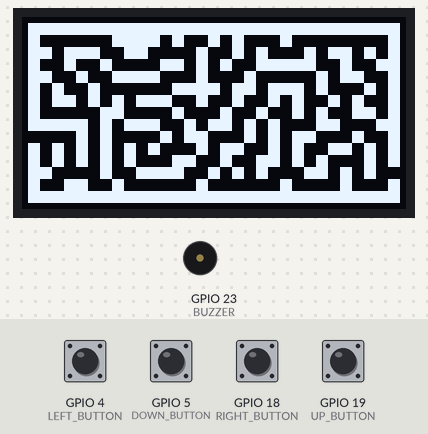
A sketch run on a simulated ESP32. Parts: 128×64 one-colour display, buzzer (waves = sounding, pin HIGH). The inputs (shaded band) are chosen by the test bench; at power-on: GPIO 4 (LEFT_BUTTON), GPIO 5 (DOWN_BUTTON), GPIO 18 (RIGHT_BUTTON), GPIO 19 (UP_BUTTON) HIGH. Random numbers use the default seed unless the sketch sets one.

Above: at 0.95 s.
1.3 s: GPIO 18 (RIGHT_BUTTON) pulled LOW for 0.15 s
2.0 s: GPIO 5 (DOWN_BUTTON) pulled LOW for 0.15 s
2.7 s: GPIO 5 (DOWN_BUTTON) pulled LOW for 1 s
4.3 s: GPIO 19 (UP_BUTTON) pulled LOW for 1 s
5.9 s: GPIO 18 (RIGHT_BUTTON) pulled LOW for 1 s
7.5 s: GPIO 4 (LEFT_BUTTON) pulled LOW for 1 s
Timing chart, 0 to 10.1 s (numbered marks = the images above; inputs shaded):
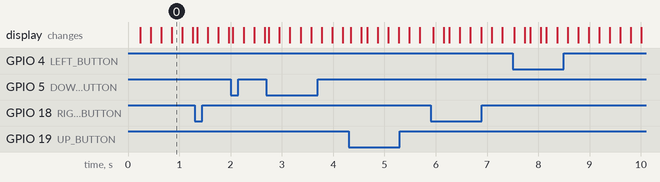

The sketch:

maze.ino
```cpp
#include <Adafruit_SSD1306.h>

typedef unsigned char loc;

const int  SCALE         = 4;
const loc  WIDTH         = 128 / SCALE - 1;
const loc  HEIGHT        = 64 / SCALE - 1;
const char WALL          = '#';
const char SPACE         = ' ';

const int  SCREEN_WIDTH  = 128;
const int  SCREEN_HEIGHT = 64;
const int  MOVE_INTERVAL = 300;
const int  FLASH_DELAY   = 200;

const int  SHIFT_LEFT    = (SCREEN_WIDTH - WIDTH * SCALE) / 2;
const int  SHIFT_TOP     = (SCREEN_HEIGHT - HEIGHT * SCALE) / 2;

const int  LEFT_BUTTON   = 4;
const int  RIGHT_BUTTON  = 18;
const int  UP_BUTTON     = 19;
const int  DOWN_BUTTON   = 5;

const int  BUZZER        = 23;

Adafruit_SSD1306 display(SCREEN_WIDTH, SCREEN_HEIGHT);
char maze[WIDTH * HEIGHT];

void get_neighbor(loc dir, loc x, loc y, loc* next_x, loc* next_y) {
  switch (dir) {
    case 0:  // Left
      *next_x = x - 1;
      *next_y = y;
      break;
    case 1:  // Right
      *next_x = x + 1;
      *next_y = y;
      break;
    case 2:  // Up
      *next_x = x;
      *next_y = y - 1;
      break;
    case 3:  // Down
      *next_x = x;
      *next_y = y + 1;
      break;
  }
}

loc get_end() {
  for (loc i = 0; i < HEIGHT; i++) {
    if (maze[WIDTH * i + WIDTH - 1] == SPACE) {
      return i;
    }
  }
  return HEIGHT;
}

bool is_valid(loc next_x, loc next_y, loc curr_x, loc curr_y) {
  if (next_x <= 0 ||
      next_y <= 0 ||
      next_x >= WIDTH ||
      next_y >= HEIGHT - 1) {
    return false;
  }
  if (next_x == WIDTH - 1) {
    loc end = get_end();
    if (end != HEIGHT && next_y != end) {
      return false;
    }
  }
  if (maze[WIDTH * next_y + next_x] == SPACE) {
    return false;
  }
  for (loc i = 0; i < 4; i++) {
    loc neighbor_x, neighbor_y;
    get_neighbor(i, next_x, next_y, &neighbor_x, &neighbor_y);
    if (neighbor_x == curr_x && neighbor_y == curr_y) {
      continue;
    }
    if (neighbor_x == WIDTH) {
      continue;
    }
    if (maze[WIDTH * neighbor_y + neighbor_x] == WALL) {
      continue;
    }
    return false;
  }
  return true;
}

class stack {
private:
  struct frame {
    loc dirs[4];
    loc x, y, i;
  };
  frame buf[WIDTH * HEIGHT];
  int idx;
public:
  stack(): idx(0) {}

  void push(loc x, loc y, loc i) {
    buf[idx].dirs[0] = 0;
    buf[idx].dirs[1] = 1;
    buf[idx].dirs[2] = 2;
    buf[idx].dirs[3] = 3;
    for (loc i = 0; i < 4; i++) {
      loc j = random(4);
      loc tmp = buf[idx].dirs[i];
      buf[idx].dirs[i] = buf[idx].dirs[j];
      buf[idx].dirs[j] = tmp;
    }

    buf[idx].x = x;
    buf[idx].y = y;
    buf[idx].i = i;

    idx++;
  }

  inline loc x() {
    return buf[idx - 1].x;
  }

  inline loc y() {
    return buf[idx - 1].y;
  }

  inline loc i() {
    return buf[idx - 1].i;
  }

  inline loc inc_i() {
    return buf[idx - 1].i++;
  }

  inline loc dirs(int i) {
    return buf[idx - 1].dirs[i];
  }

  inline int depth() {
    return idx;
  }

  inline void pop() {
    idx--;
  }
};

void create_space(loc start) {
  stack s;
  s.push(0, start, 0);
  while (s.depth() > 0) {
    while (s.i() < 4) {
      loc next_x, next_y;
      get_neighbor(s.dirs(s.inc_i()), s.x(), s.y(), &next_x, &next_y);
      if (is_valid(next_x, next_y, s.x(), s.y())) {
        maze[WIDTH * next_y + next_x] = SPACE;
        s.push(next_x, next_y, 0);
      }
    }
    s.pop();
  }
}

loc start, end;

void generate() {
  for (int i = 0; i < WIDTH * HEIGHT; i++) {
    maze[i] = WALL;
  }
  start = random(HEIGHT - 2) + 1;
  maze[WIDTH * start] = SPACE;
  create_space(start);
  end = get_end();
}

void show(String s) {
  display.clearDisplay();

  int x = (SCREEN_WIDTH / 6 - s.length()) * 3;
  if (x < 0) {
    x = 0;
  }
  int y = SCREEN_HEIGHT / 2;
  display.setCursor(x, y);
  display.println(s);

  display.display();
}

void draw_cell(loc col, loc row, bool is_rounded, unsigned color) {
  const int x0 = col * SCALE, x1 = (col + 1) * SCALE - 1;
  const int y0 = row * SCALE, y1 = (row + 1) * SCALE - 1;
  for (int y = row * SCALE; y < (row + 1) * SCALE; y++) {
    for (int x = col * SCALE; x < (col + 1) * SCALE; x++) {
      if (is_rounded &&
          (x == x0 && y == y0 ||
           x == x1 && y == y0 ||
           x == x0 && y == y1 ||
           x == x1 && y == y1)) {
        continue;
      }
      display.drawPixel(x + SHIFT_LEFT, y + SHIFT_TOP, color);
    }
  }
}

void draw() {
  display.clearDisplay();
  for (loc row = 0; row < HEIGHT; row++) {
    for (loc col = 0; col < WIDTH; col++) {
      if (maze[WIDTH * row + col] == WALL) {
        draw_cell(col, row, false, WHITE);
      }
    }
  }
  display.display();
}

void check_buttons(bool* up, bool* down, bool* left, bool*right) {
  if (digitalRead(LEFT_BUTTON) == LOW) {
    *left = true;
  }
  if (digitalRead(RIGHT_BUTTON) == LOW) {
    *right = true;
  }
  if (digitalRead(UP_BUTTON) == LOW) {
    *up = true;
  }
  if (digitalRead(DOWN_BUTTON) == LOW) {
    *down = true;
  }
}

void beep(unsigned int duration) {
  digitalWrite(BUZZER, HIGH);
  delay(duration);
  digitalWrite(BUZZER, LOW);
}

loc x, y;

void setup() {
  pinMode(LEFT_BUTTON, INPUT_PULLUP);
  pinMode(RIGHT_BUTTON, INPUT_PULLUP);
  pinMode(UP_BUTTON, INPUT_PULLUP);
  pinMode(DOWN_BUTTON, INPUT_PULLUP);
  pinMode(BUZZER, OUTPUT);
  digitalWrite(BUZZER, LOW);

  display.begin(SSD1306_SWITCHCAPVCC, 0x3C);
  display.setTextSize(1);
  display.setTextColor(WHITE);

  randomSeed(ESP.getCycleCount());
  generate();
  draw();

  x = 0;
  y = start;
}

unsigned long last_color_change = 0;
unsigned long last_move = 0;
bool is_hidden = true;

void move(int new_x, int new_y) {
  if (!is_hidden) {
    draw_cell(x, y, true, BLACK);
  }
  x = new_x;
  y = new_y;
  is_hidden = false;
  draw_cell(x, y, true, WHITE);
  last_move = millis();
  last_color_change = millis();
  beep(5);
}

void loop() {
  if (x == WIDTH - 1) {
    delay(UINT_MAX);
    return;
  }

  if (millis() - last_color_change > FLASH_DELAY) {
    is_hidden = !is_hidden;
    draw_cell(x, y, true,is_hidden ? BLACK : WHITE);
    last_color_change = millis();
  }

  bool left = false, right = false, up = false, down = false;
  check_buttons(&up, &down, &left, &right);
  if (millis() - last_move > MOVE_INTERVAL) {
    if (left && x >= 1 && maze[WIDTH * y + x - 1] == SPACE) {
      move(x - 1, y);
    }
    if (right && x < WIDTH - 1 && maze[WIDTH * y + x + 1] == SPACE) {
      move(x + 1, y);
    }
    if (up && y > 1 && maze[WIDTH * (y - 1) + x] == SPACE) {
      move(x, y - 1);
    }
    if (down && y < HEIGHT - 2 && maze[WIDTH * (y + 1) + x] == SPACE) {
      move(x, y + 1);
    }
  }

  display.display();

  if (x == WIDTH - 1) {
    delay(500);
    show("!!! YOU WIN !!!");
    beep(200);
  }
}
```
